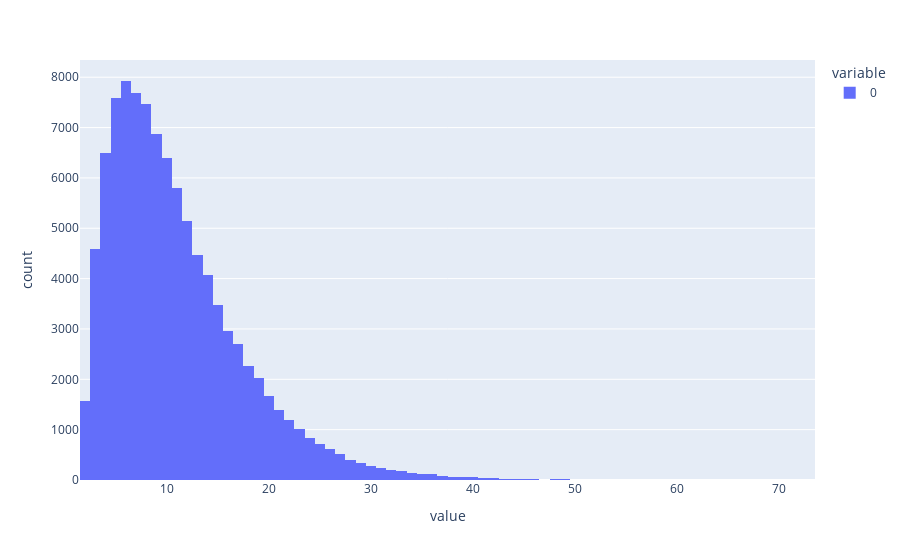

The code cell stored with this chart in its notebook:
### Code cell
dist = idx_df['dists'][7]

print(np.mean(dist), np.median(dist), np.percentile(dist, 90))
px.histogram(dist)

### Figure 1 — Plotly figure (JSON) as saved in the notebook; plotly's stock layout.template omitted (floating-point values rounded to 4 significant figures; data arrays with more than 128 entries replaced by an {"elided": "..."} marker saying what was removed)
{"data": [{"alignmentgroup": "True", "bingroup": "x", "hovertemplate": "variable=0<br>value=%{x}<br>count=%{y}<extra></extra>", "legendgroup": "0", "marker": {"color": "#636efa", "pattern": {"shape": ""}}, "name": "0", "offsetgroup": "0", "orientation": "v", "showlegend": true, "type": "histogram", "x": {"elided": "100000 int values"}, "xaxis": "x", "yaxis": "y"}], "layout": {"barmode": "relative", "legend": {"title": {"text": "variable"}, "tracegroupgap": 0}, "margin": {"t": 60}, "xaxis": {"anchor": "y", "domain": [0, 1], "title": {"text": "value"}}, "yaxis": {"anchor": "x", "domain": [0, 1], "title": {"text": "count"}}}}
